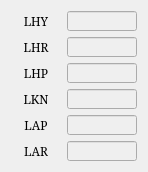
   <widget class="QWidget" name="gridLayoutWidget_5">
    <property name="geometry">
     <rect>
      <x>160</x>
      <y>310</y>
      <width>128</width>
      <height>161</height>
     </rect>
    </property>
    <layout class="QGridLayout" name="gridLayout_6">
     <item row="5" column="1">
      <widget class="QLineEdit" name="LE_JOINT_LAR">
       <property name="enabled">
        <bool>false</bool>
       </property>
       <property name="sizePolicy">
        <sizepolicy hsizetype="Fixed" vsizetype="Fixed">
         <horstretch>0</horstretch>
         <verstretch>0</verstretch>
        </sizepolicy>
       </property>
       <property name="minimumSize">
        <size>
         <width>70</width>
         <height>20</height>
        </size>
       </property>
       <property name="maximumSize">
        <size>
         <width>70</width>
         <height>20</height>
        </size>
       </property>
       <property name="font">
        <font>
         <family>Serif</family>
         <pointsize>9</pointsize>
        </font>
       </property>
       <property name="alignment">
        <set>Qt::AlignRight|Qt::AlignTrailing|Qt::AlignVCenter</set>
       </property>
       <property name="readOnly">
        <bool>true</bool>
       </property>
      </widget>
     </item>
     <item row="4" column="0">
      <widget class="QLabel" name="label_30">
       <property name="sizePolicy">
        <sizepolicy hsizetype="Fixed" vsizetype="Fixed">
         <horstretch>0</horstretch>
         <verstretch>0</verstretch>
        </sizepolicy>
       </property>
       <property name="minimumSize">
        <size>
         <width>50</width>
         <height>20</height>
        </size>
       </property>
       <property name="maximumSize">
        <size>
         <width>50</width>
         <height>20</height>
        </size>
       </property>
       <property name="font">
        <font>
         <family>Serif</family>
         <pointsize>9</pointsize>
        </font>
       </property>
       <property name="text">
        <string>LAP</string>
       </property>
       <property name="alignment">
        <set>Qt::AlignCenter</set>
       </property>
      </widget>
     </item>
     <item row="5" column="0">
      <widget class="QLabel" name="label_31">
       <property name="sizePolicy">
        <sizepolicy hsizetype="Fixed" vsizetype="Fixed">
         <horstretch>0</horstretch>
         <verstretch>0</verstretch>
        </sizepolicy>
       </property>
       <property name="minimumSize">
        <size>
         <width>50</width>
         <height>20</height>
        </size>
       </property>
       <property name="maximumSize">
        <size>
         <width>50</width>
         <height>20</height>
        </size>
       </property>
       <property name="font">
        <font>
         <family>Serif</family>
         <pointsize>9</pointsize>
        </font>
       </property>
       <property name="text">
        <string>LAR</string>
       </property>
       <property name="alignment">
        <set>Qt::AlignCenter</set>
       </property>
      </widget>
     </item>
     <item row="2" column="0">
      <widget class="QLabel" name="label_32">
       <property name="sizePolicy">
        <sizepolicy hsizetype="Fixed" vsizetype="Fixed">
         <horstretch>0</horstretch>
         <verstretch>0</verstretch>
        </sizepolicy>
       </property>
       <property name="minimumSize">
        <size>
         <width>50</width>
         <height>20</height>
        </size>
       </property>
       <property name="maximumSize">
        <size>
         <width>50</width>
         <height>20</height>
        </size>
       </property>
       <property name="font">
        <font>
         <family>Serif</family>
         <pointsize>9</pointsize>
        </font>
       </property>
       <property name="text">
        <string>LHP</string>
       </property>
       <property name="alignment">
        <set>Qt::AlignCenter</set>
       </property>
      </widget>
     </item>
     <item row="0" column="1">
      <widget class="QLineEdit" name="LE_JOINT_LHY">
       <property name="enabled">
        <bool>false</bool>
       </property>
       <property name="sizePolicy">
        <sizepolicy hsizetype="Fixed" vsizetype="Fixed">
         <horstretch>0</horstretch>
         <verstretch>0</verstretch>
        </sizepolicy>
       </property>
       <property name="minimumSize">
        <size>
         <width>70</width>
         <height>20</height>
        </size>
       </property>
       <property name="maximumSize">
        <size>
         <width>70</width>
         <height>20</height>
        </size>
       </property>
       <property name="font">
        <font>
         <family>Serif</family>
         <pointsize>9</pointsize>
        </font>
       </property>
       <property name="alignment">
        <set>Qt::AlignRight|Qt::AlignTrailing|Qt::AlignVCenter</set>
       </property>
       <property name="readOnly">
        <bool>true</bool>
       </property>
      </widget>
     </item>
     <item row="0" column="0">
      <widget class="QLabel" name="label_33">
       <property name="sizePolicy">
        <sizepolicy hsizetype="Fixed" vsizetype="Fixed">
         <horstretch>0</horstretch>
         <verstretch>0</verstretch>
        </sizepolicy>
       </property>
       <property name="minimumSize">
        <size>
         <width>50</width>
         <height>20</height>
        </size>
       </property>
       <property name="maximumSize">
        <size>
         <width>50</width>
         <height>20</height>
        </size>
       </property>
       <property name="font">
        <font>
         <family>Serif</family>
         <pointsize>9</pointsize>
        </font>
       </property>
       <property name="text">
        <string>LHY</string>
       </property>
       <property name="alignment">
        <set>Qt::AlignCenter</set>
       </property>
      </widget>
     </item>
     <item row="3" column="0">
      <widget class="QLabel" name="label_34">
       <property name="sizePolicy">
        <sizepolicy hsizetype="Fixed" vsizetype="Fixed">
         <horstretch>0</horstretch>
         <verstretch>0</verstretch>
        </sizepolicy>
       </property>
       <property name="minimumSize">
        <size>
         <width>50</width>
         <height>20</height>
        </size>
       </property>
       <property name="maximumSize">
        <size>
         <width>50</width>
         <height>20</height>
        </size>
       </property>
       <property name="font">
        <font>
         <family>Serif</family>
         <pointsize>9</pointsize>
        </font>
       </property>
       <property name="text">
        <string>LKN</string>
       </property>
       <property name="alignment">
        <set>Qt::AlignCenter</set>
       </property>
      </widget>
     </item>
     <item row="2" column="1">
      <widget class="QLineEdit" name="LE_JOINT_LHP">
       <property name="enabled">
        <bool>false</bool>
       </property>
       <property name="sizePolicy">
        <sizepolicy hsizetype="Fixed" vsizetype="Fixed">
         <horstretch>0</horstretch>
         <verstretch>0</verstretch>
        </sizepolicy>
       </property>
       <property name="minimumSize">
        <size>
         <width>70</width>
         <height>20</height>
        </size>
       </property>
       <property name="maximumSize">
        <size>
         <width>70</width>
         <height>20</height>
        </size>
       </property>
       <property name="font">
        <font>
         <family>Serif</family>
         <pointsize>9</pointsize>
        </font>
       </property>
       <property name="alignment">
        <set>Qt::AlignRight|Qt::AlignTrailing|Qt::AlignVCenter</set>
       </property>
       <property name="readOnly">
        <bool>true</bool>
       </property>
      </widget>
     </item>
     <item row="1" column="1">
      <widget class="QLineEdit" name="LE_JOINT_LHR">
       <property name="enabled">
        <bool>false</bool>
       </property>
       <property name="sizePolicy">
        <sizepolicy hsizetype="Fixed" vsizetype="Fixed">
         <horstretch>0</horstretch>
         <verstretch>0</verstretch>
        </sizepolicy>
       </property>
       <property name="minimumSize">
        <size>
         <width>70</width>
         <height>20</height>
        </size>
       </property>
       <property name="maximumSize">
        <size>
         <width>70</width>
         <height>20</height>
        </size>
       </property>
       <property name="font">
        <font>
         <family>Serif</family>
         <pointsize>9</pointsize>
        </font>
       </property>
       <property name="alignment">
        <set>Qt::AlignRight|Qt::AlignTrailing|Qt::AlignVCenter</set>
       </property>
       <property name="readOnly">
        <bool>true</bool>
       </property>
      </widget>
     </item>
     <item row="3" column="1">
      <widget class="QLineEdit" name="LE_JOINT_LKN">
       <property name="enabled">
        <bool>false</bool>
       </property>
       <property name="sizePolicy">
        <sizepolicy hsizetype="Fixed" vsizetype="Fixed">
         <horstretch>0</horstretch>
         <verstretch>0</verstretch>
        </sizepolicy>
       </property>
       <property name="minimumSize">
        <size>
         <width>70</width>
         <height>20</height>
        </size>
       </property>
       <property name="maximumSize">
        <size>
         <width>70</width>
         <height>20</height>
        </size>
       </property>
       <property name="font">
        <font>
         <family>Serif</family>
         <pointsize>8</pointsize>
        </font>
       </property>
       <property name="alignment">
        <set>Qt::AlignRight|Qt::AlignTrailing|Qt::AlignVCenter</set>
       </property>
       <property name="readOnly">
        <bool>true</bool>
       </property>
      </widget>
     </item>
     <item row="1" column="0">
      <widget class="QLabel" name="label_35">
       <property name="sizePolicy">
        <sizepolicy hsizetype="Fixed" vsizetype="Fixed">
         <horstretch>0</horstretch>
         <verstretch>0</verstretch>
        </sizepolicy>
       </property>
       <property name="minimumSize">
        <size>
         <width>50</width>
         <height>20</height>
        </size>
       </property>
       <property name="maximumSize">
        <size>
         <width>50</width>
         <height>20</height>
        </size>
       </property>
       <property name="font">
        <font>
         <family>Serif</family>
         <pointsize>9</pointsize>
        </font>
       </property>
       <property name="text">
        <string>LHR</string>
       </property>
       <property name="alignment">
        <set>Qt::AlignCenter</set>
       </property>
      </widget>
     </item>
     <item row="4" column="1">
      <widget class="QLineEdit" name="LE_JOINT_LAP">
       <property name="enabled">
        <bool>false</bool>
       </property>
       <property name="sizePolicy">
        <sizepolicy hsizetype="Fixed" vsizetype="Fixed">
         <horstretch>0</horstretch>
         <verstretch>0</verstretch>
        </sizepolicy>
       </property>
       <property name="minimumSize">
        <size>
         <width>70</width>
         <height>20</height>
        </size>
       </property>
       <property name="maximumSize">
        <size>
         <width>70</width>
         <height>20</height>
        </size>
       </property>
       <property name="font">
        <font>
         <family>Serif</family>
         <pointsize>9</pointsize>
        </font>
       </property>
       <property name="alignment">
        <set>Qt::AlignRight|Qt::AlignTrailing|Qt::AlignVCenter</set>
       </property>
       <property name="readOnly">
        <bool>true</bool>
       </property>
      </widget>
     </item>
    </layout>
   </widget>
